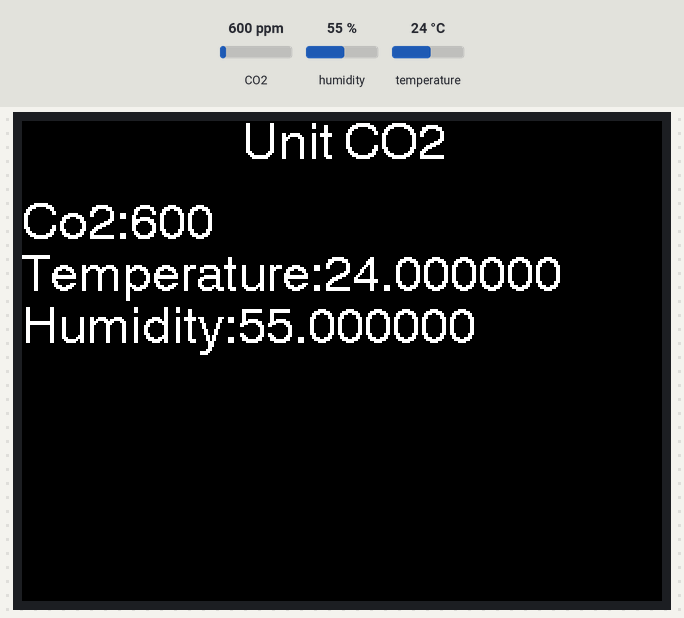
Bench run of a program on a simulated ESP32. Parts: 320×240 colour display. Inputs (shaded band) come from the test bench; at power-on: CO2 600 ppm, humidity 55 %, temperature 24 °C. What the program prints to the serial monitor is not drawn.

Above: at 1.3 s.
1.4 s: CO2 set to 452 ppm
At 2.5 s:
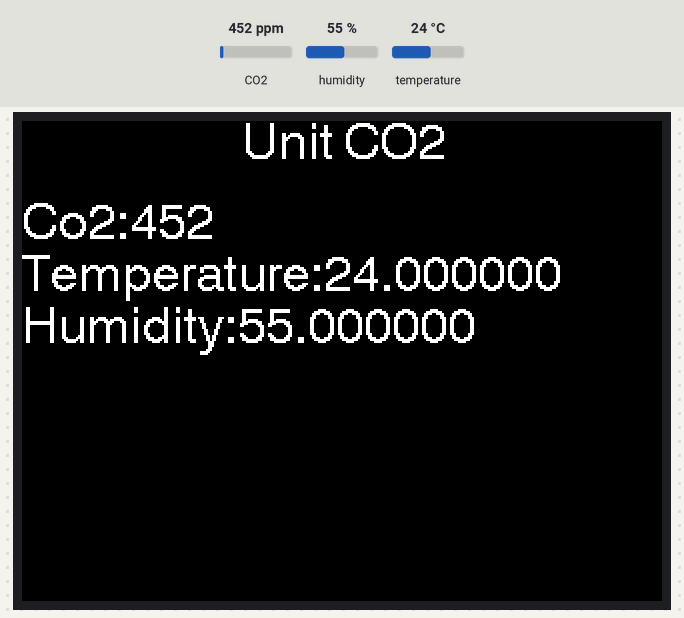
2.9 s: humidity set to 22 %
At 3.4 s:
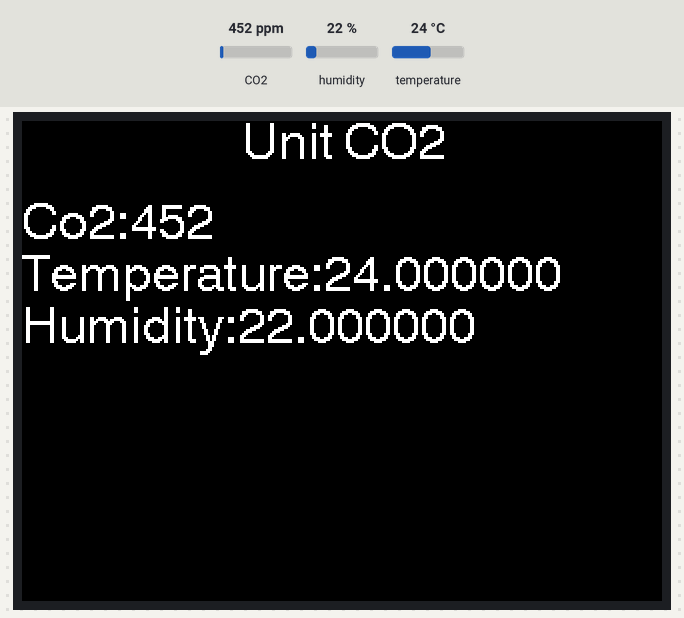
4.4 s: temperature set to 12 °C
At 5.7 s:
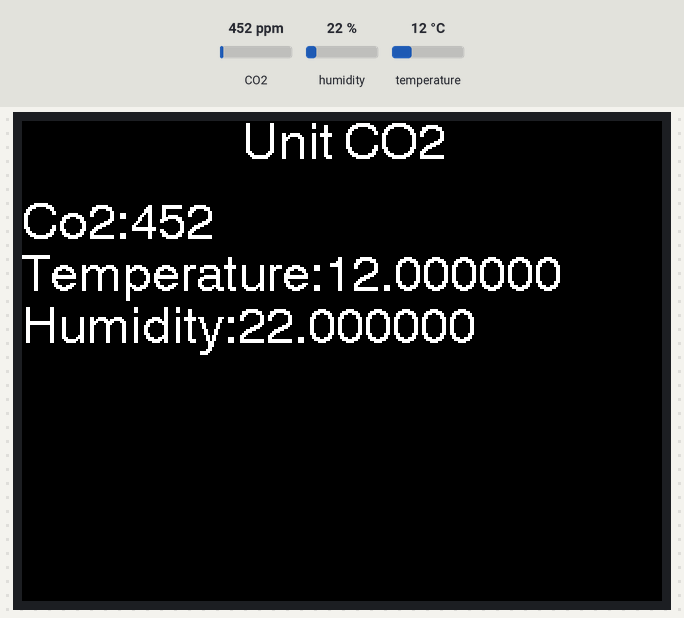
6.0 s: CO2 set to 1050 ppm
At 6.6 s:
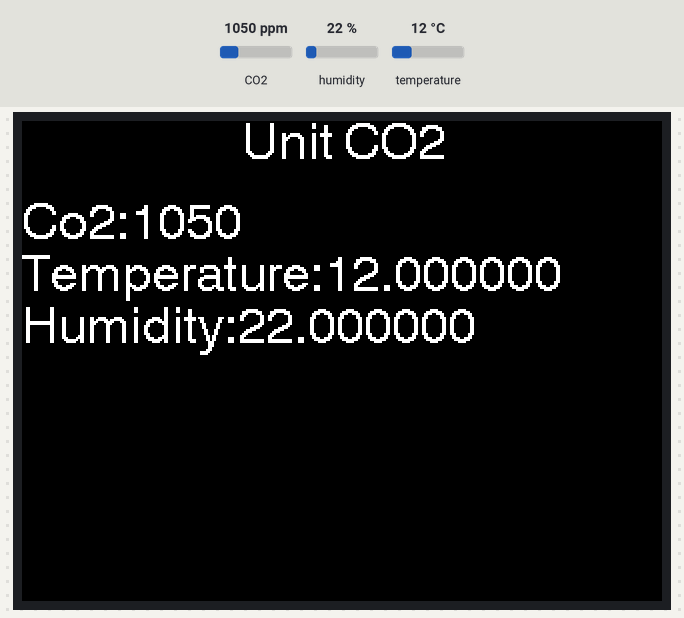
7.6 s: humidity set to 40 %
At 9.2 s:
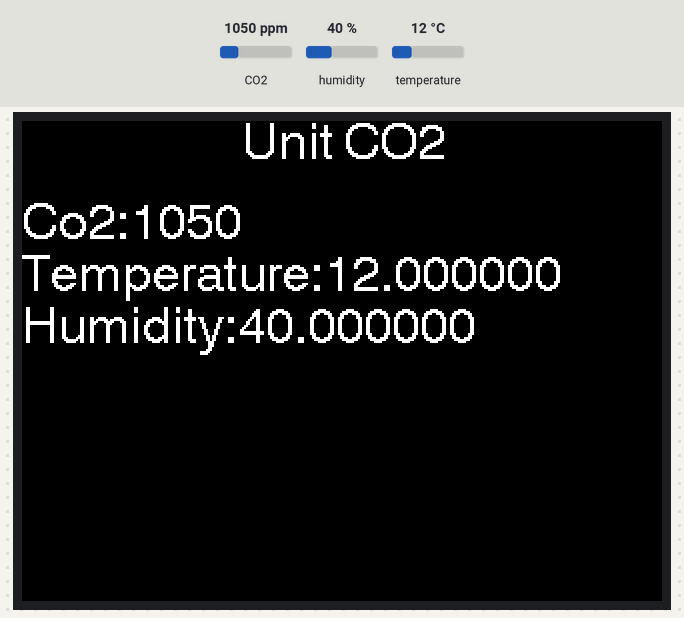
Timing chart, 0 to 10.2 s (numbered marks = the images above; inputs shaded):
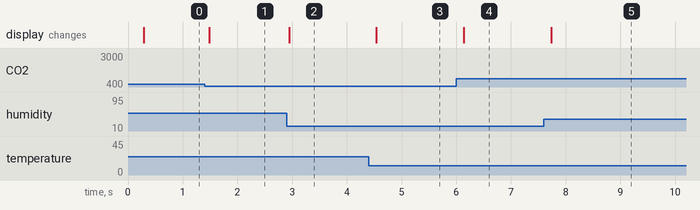

The program:

main.cpp
```cpp
#include <Arduino.h>

/*
*******************************************************************************
* Copyright (c) 2022 by M5Stack
*                  Equipped with M5Core2 sample source code
*                          配套  M5Core2 示例源代码
* Visit for more information: https://docs.m5stack.com/en/unit/co2
* 获取更多资料请访问: https://docs.m5stack.com/zh_CN/unit/co2
*
* Product: CO2.  二氧化碳
* Date: 2023/2/12
******************************************** ***********************************
  Please connect Unit to the port, Read CO2 content, temperature, humidity and
  display them on the display screen
  请Unit连接至端口,读取二氧化碳含量,温度,适度,并显示在屏幕上
  Libraries:
  - [Sensirion I2C SCD4x](https://github.com/Sensirion/arduino-i2c-scd4x)]
  - [Sensirion Core](https://github.com/Sensirion/arduino-core)
*/

#include <M5Core2.h>
#include <SensirionI2CScd4x.h>

SensirionI2CScd4x scd4x;

void setup() {
    M5.begin(true,true,true,true);
    M5.Lcd.setTextFont(4);
    M5.Lcd.drawString("Unit CO2", 110, 0);
    uint16_t error;
    char errorMessage[256];

    scd4x.begin(Wire);

    // stop potentially previously started measurement
    error = scd4x.stopPeriodicMeasurement();
    if (error) {
        Serial.print("Error trying to execute stopPeriodicMeasurement(): ");
        errorToString(error, errorMessage, 256);
        Serial.println(errorMessage);
    }

    // Start Measurement
    error = scd4x.startPeriodicMeasurement();
    if (error) {
        Serial.print("Error trying to execute startPeriodicMeasurement(): ");
        errorToString(error, errorMessage, 256);
        Serial.println(errorMessage);
    }

    Serial.println("Waiting for first measurement... (5 sec)");
}

void loop() {
    uint16_t error;
    char errorMessage[256];

    delay(100);

    // Read Measurement
    uint16_t co2      = 0;
    float temperature = 0.0f;
    float humidity    = 0.0f;
    bool isDataReady  = false;
    error             = scd4x.getDataReadyFlag(isDataReady);
    if (error) {
        M5.Lcd.print("Error trying to execute readMeasurement(): ");
        errorToString(error, errorMessage, 256);
        Serial.println(errorMessage);
        return;
    }
    if (!isDataReady) {
        return;
    }
    error = scd4x.readMeasurement(co2, temperature, humidity);
    if (error) {
        M5.Lcd.print("Error trying to execute readMeasurement(): ");
        errorToString(error, errorMessage, 256);
        Serial.println(errorMessage);
    } else if (co2 == 0) {
        M5.Lcd.println("Invalid sample detected, skipping.");
    } else {
        M5.Lcd.setCursor(0, 40);
        //M5.Lcd.printf("Co2:%d\n", co2);
        M5.Lcd.printf("Co2:%d", co2);
        M5.Lcd.println("     "); //remove leftover characters if the next reading has less characters-OSKY
        Serial.print("Co2:");
        Serial.print(co2);
        Serial.print(";Temp:");
        Serial.print(temperature);
        Serial.print(";RH:");
        Serial.println(humidity);
        M5.Lcd.printf("Temperature:%f\n", temperature);
        M5.Lcd.printf("Humidity:%f\n", humidity);
    }
}
```

Measured:
- after the input at 1.4 s, the display: changes after 0.09 s (image 1)
- after the input at 2.9 s, the display: changes after 0.05 s (image 2)
- after the input at 4.4 s, the display: changes after 0.14 s (image 3)
- after the input at 6.0 s, the display: changes after 0.14 s (image 4)
- after the input at 7.6 s, the display: changes after 0.14 s (image 5)
